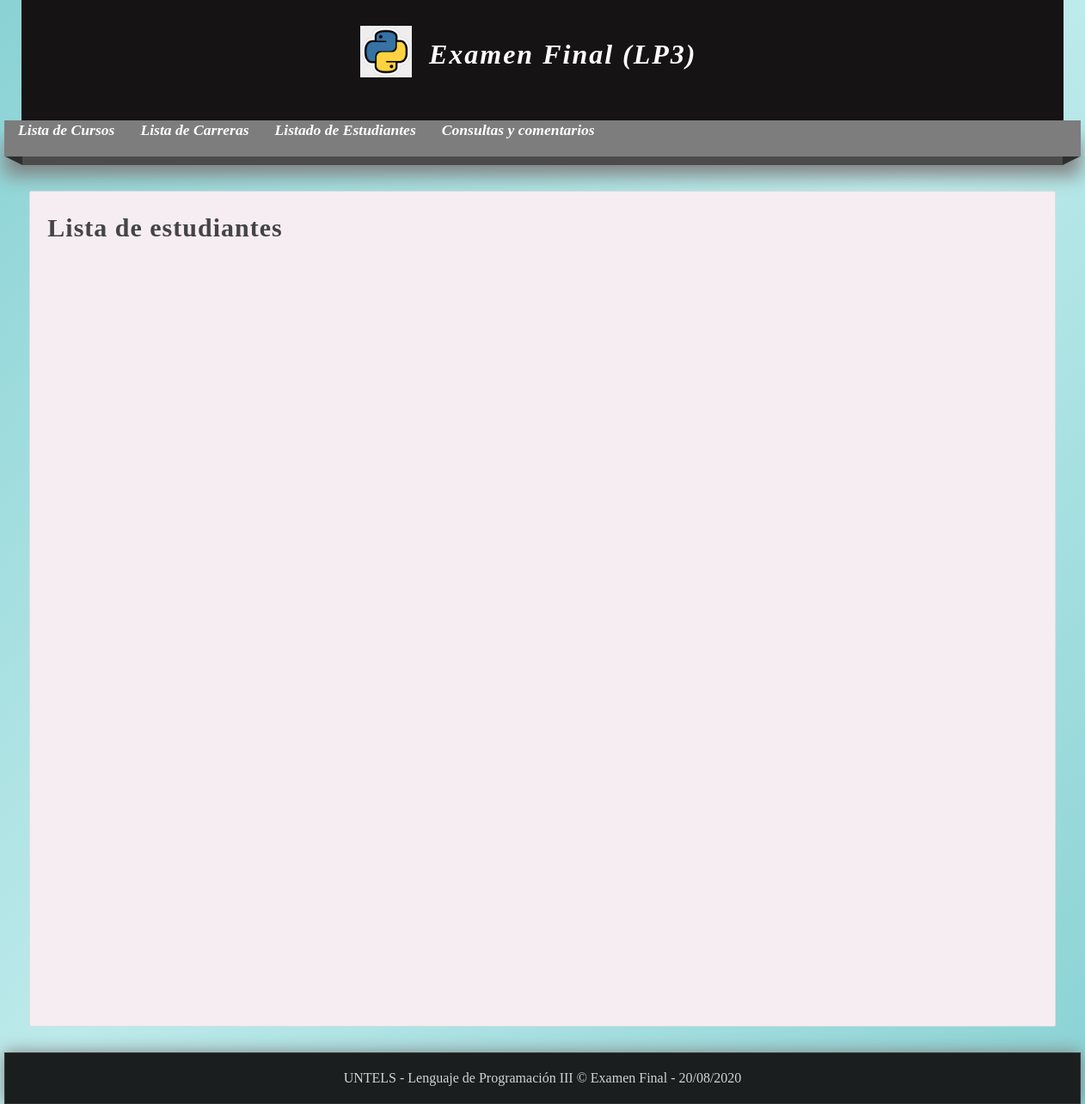
/listar-estudiantes/, run on an earlier commit of the app's database.
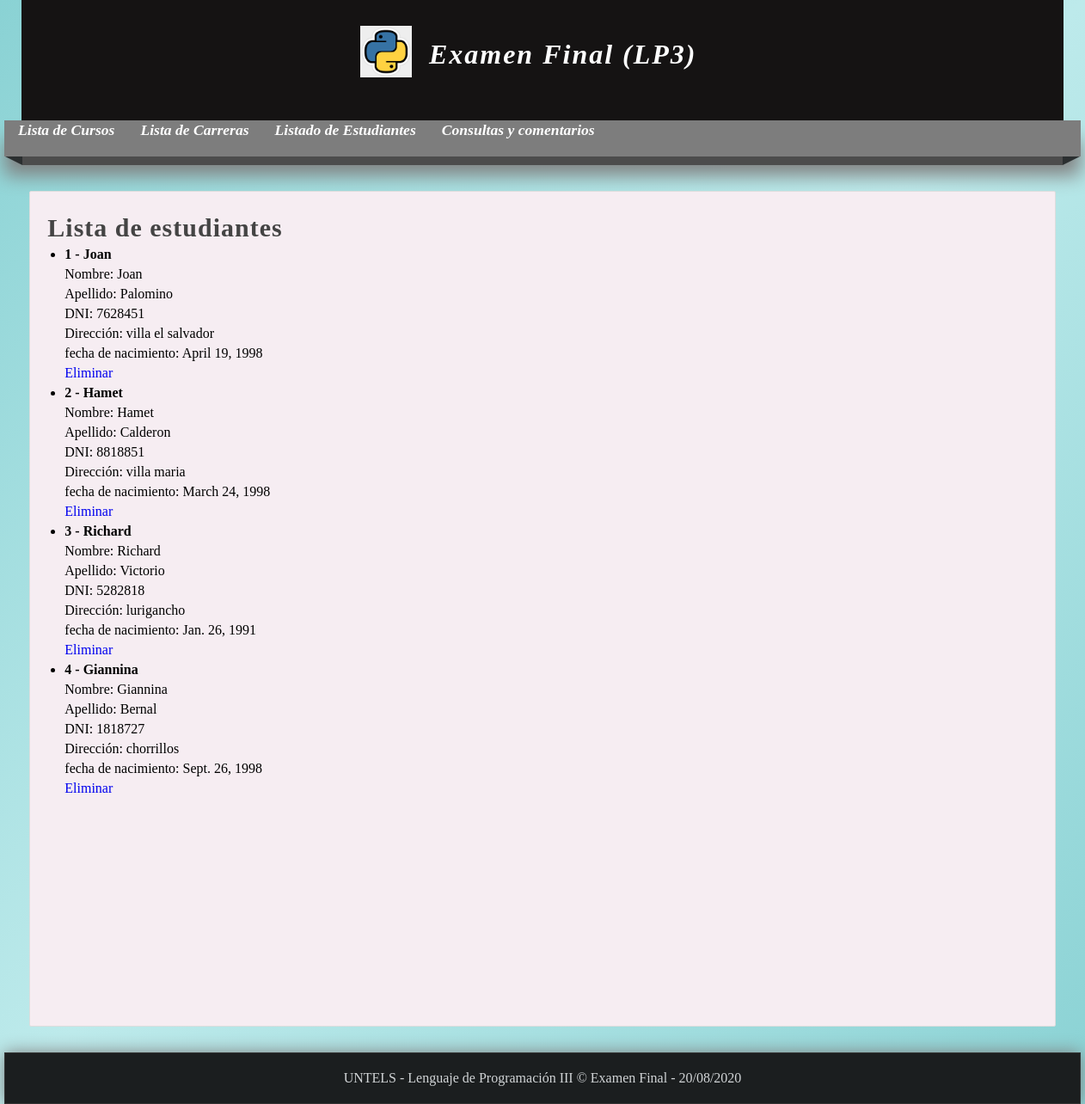
And on a later commit of the database.
### miapp/models.py (models this page shows)
class Estudiantes(models.Model):
    codigo=models.TextField()
    nombre=models.CharField(max_length=150)
    apellido=models.CharField(max_length=150)
    dni=models.IntegerField()
    direccion=models.CharField(max_length=150)
    fecha_nacimiento=models.DateField()

### miapp/views.py (the view)
# urls.py: path('listar-estudiantes/', views.listar_estudiantes, name="listar_estudiantes"),
def listar_estudiantes(request):
    estudiantes = Estudiantes.objects.all()
    return render(request,'listar_estudiantes.html',{
        'estudiantes': estudiantes,
        'titulo': 'Lista de estudiantes'
    })

### miapp/templates/listar_estudiantes.html (shortened to what this page needs)
{% extends 'layout.html' %}
{% block content %}
    <h1 class="title">{{titulo}}</h1>
    <ul>
        {% for estudiantes in estudiantes %}
            <li>
                <h4>{{estudiantes.id}} - {{estudiantes.nombre}}</h4>
                <p>Nombre: {{estudiantes.nombre}}</P>
                <P>Apellido: {{estudiantes.apellido}}</P>
                <P>DNI: {{estudiantes.dni}}</P>
                <P>Dirección: {{estudiantes.direccion}}</P>
                <P>fecha de nacimiento: {{estudiantes.fecha_nacimiento}}</P>
                <p>
                <a href="{% url 'eliminar_estudiantes' id=estudiantes.id %}">Eliminar</a>
                </p>
            </li>
        {% endfor %}
    </ul>
{% endblock %}

### miapp/templates/layout.html (shortened to what this page needs)
<!DOCTYPE html>
<html lang="es">
<head>
    {% load static %}
    <link rel="stylesheet" type="text/css" href="{% static 'css/style.css' %}" />
</head>
<body>
    <header>
        <div id="logotipo">
            <img src="{% static 'images/python.jpg' %}" />
            <h1>Examen Final (LP3)</h1>
        </div>
    </header>
    <nav>
        <ul>
            <li>
                <a href="{% url 'listar_cursos' %}">Lista de Cursos </a>
            </li>
            <li>
                <a href="{% url 'listar_carrera' %}">Lista de Carreras </a>
            </li>
            <li>
                <a href="{% url 'listar_estudiantes' %}"> Listado de Estudiantes</a>
            </li>
            <li>
                <a href="{% url 'consultas' %}"> Consultas y comentarios</a>
            </li>
        </ul>
    </nav>
    <div class="barra">
        <span class="esquina-izquierda"></span>
        <span class="relleno-barra"></span>
        <span class="esquina-derecha"></span>
    </div>
    <div id="content">
        <div class="box">
            {% block content %}{% endblock %}
        </div>
    </div>
    <footer>
        UNTELS - Lenguaje de Programación III &COPY; Examen Final - {% now "d/m/Y" %}
    </footer>
</body>
</html>

### miapp/static/css/style.css (style rules this page uses)
* { margin: 0px; padding: 0px; font-family: oblique bold 120% cursive; text-decoration: none; }
.box p, .box h2, .box h3, .box ul { margin-bottom: 5px; margin-top: 5px; }
.box ul, .box ol { margin-left: 20px; margin-bottom: 10px; }
body { background: linear-gradient(to bottom right, #8AD2D4,#BDEAEB,#8AD2D4) ; }
header { width: 1212px; height: 140px; background-color: #151313; margin: 0 auto; }
#logotipo { width: 35%; height: 130px; margin: 0 auto; padding-top: 10px; }
#logotipo img { display: block; width: 60px; float: left; margin-top: 20px; }
#logotipo h1 { display: block; float: left; margin-top: 35px; margin-left: 20px; font-size: 30px; letter-spacing: 2px; font-weight: lighter; font:oblique bold 200% cursive; color: white ; }
nav { width: 1250px; height: 40px; margin: 0 auto; background-color: #7d7d7d; border: 1px solid #7d7d7d; box-shadow: 0px 22px 22px gray; font-size: 15 px; }
nav ul { list-style: none; text-decoration: none; }
nav ul li { line-height: 40px; float: left; }
nav ul li a { display: block; font: oblique bold 110% cursive; padding-left: 15px; padding-right: 15px; color: white; }
.barra { width: 1250px; margin: 0 auto; }
.esquina-izquierda { display: block; border-left: 20px solid transparent; border-top: 10px solid #2b2f30; float: left; }
.esquina-derecha { display: block; border-right: 20px solid transparent; border-top: 10px solid #2b2f30; float: right; }
.relleno-barra { display: block; width: 1210px; height: 10px; background: #4c4c4c; float: left; }
#content { width: 1212px; min-height: 930px; margin: 0 auto; margin-bottom: 30px; margin-top: 40px; }
.box { background: #F6EDF2; width: 95%; min-height: 930px; padding: 20px; border: 1px solid #ddd; border-radius: 2px; margin: 0 auto; }
.title { color: #444; letter-spacing: 1px; font-size: 30px; margin-bottom: 4px; margin-top: 5px; }
footer { width: 1250px; background-color: #1B1E1F; border: 1px solid #333; color: #d1d4d6; text-align: center; margin: 0 auto; padding-top: 20px; padding-bottom: 20px; box-shadow: 0px 0px 20px gray; }

What changed in the data, as far as the page shows it:
added Estudiantes: id "1", nombre "Joan", apellido "Palomino", dni "7628451", direccion "villa el salvador", fecha_nacimiento "April 19, 1998"
added Estudiantes: id "2", nombre "Hamet", apellido "Calderon", dni "8818851", direccion "villa maria", fecha_nacimiento "March 24, 1998"
added Estudiantes: id "3", nombre "Richard", apellido "Victorio", dni "5282818", direccion "lurigancho", fecha_nacimiento "Jan. 26, 1991"
added Estudiantes: id "4", nombre "Giannina", apellido "Bernal", dni "1818727", direccion "chorrillos", fecha_nacimiento "Sept. 26, 1998"
